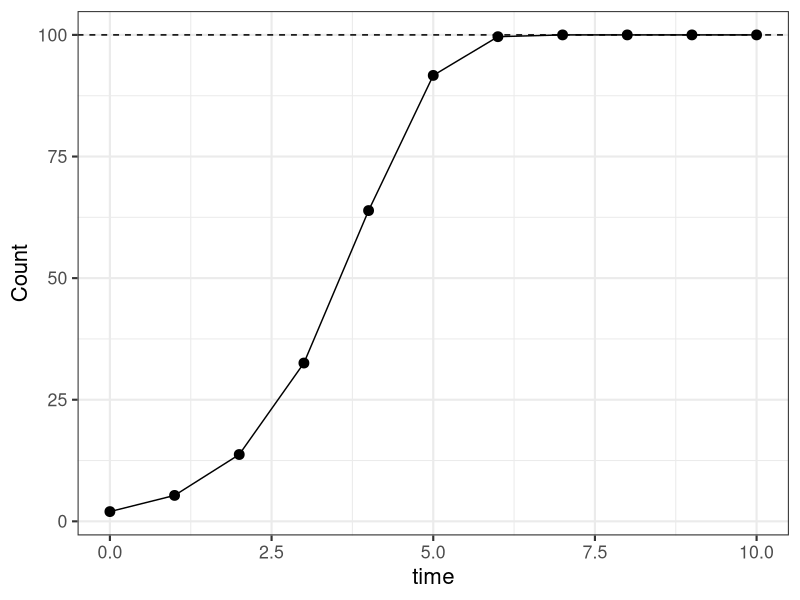
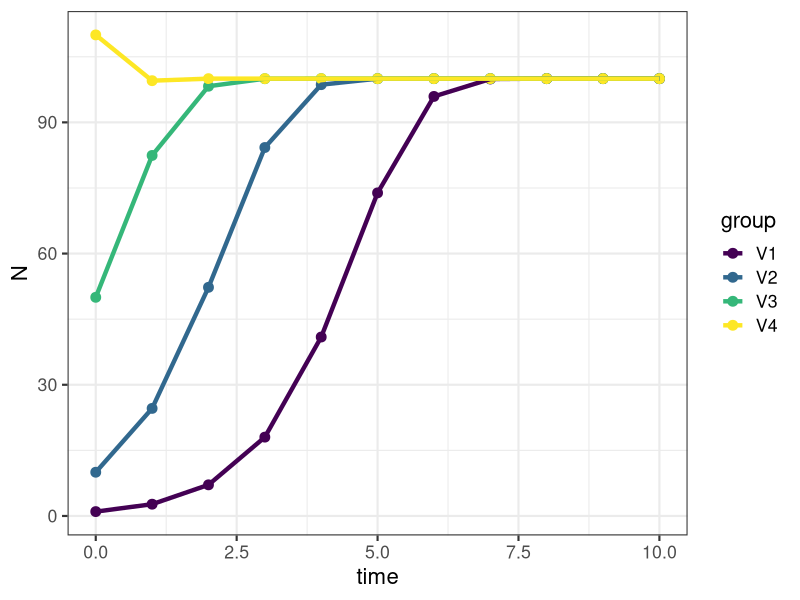
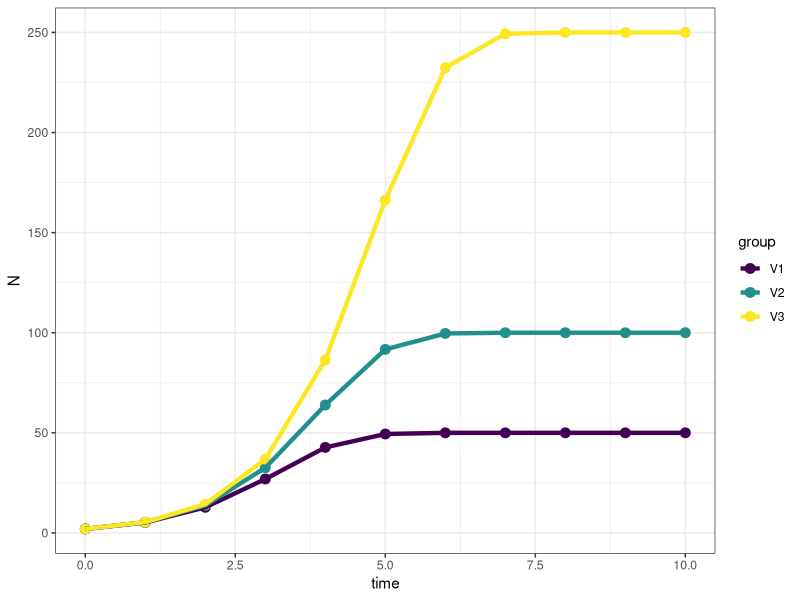
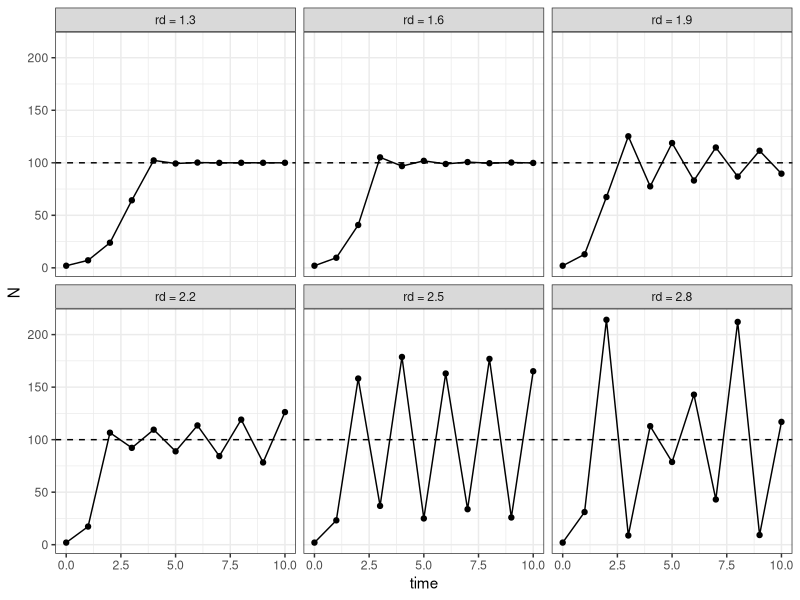
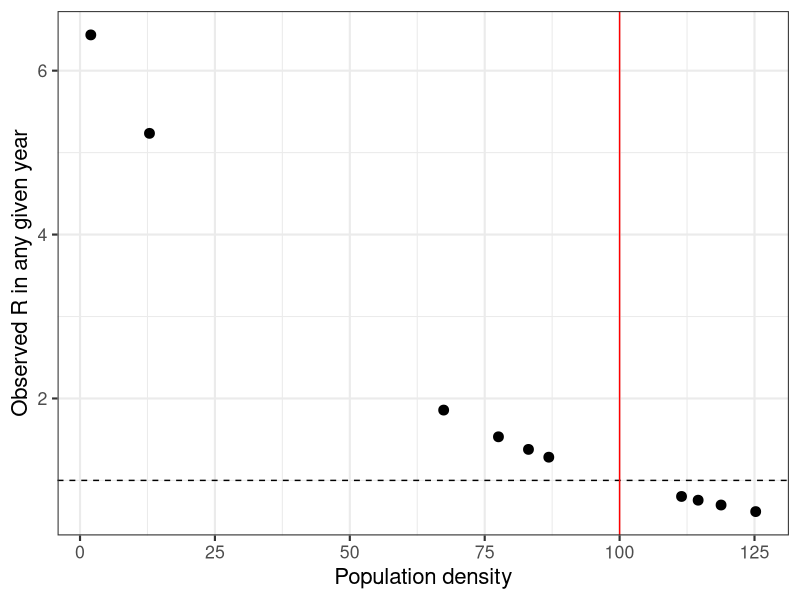
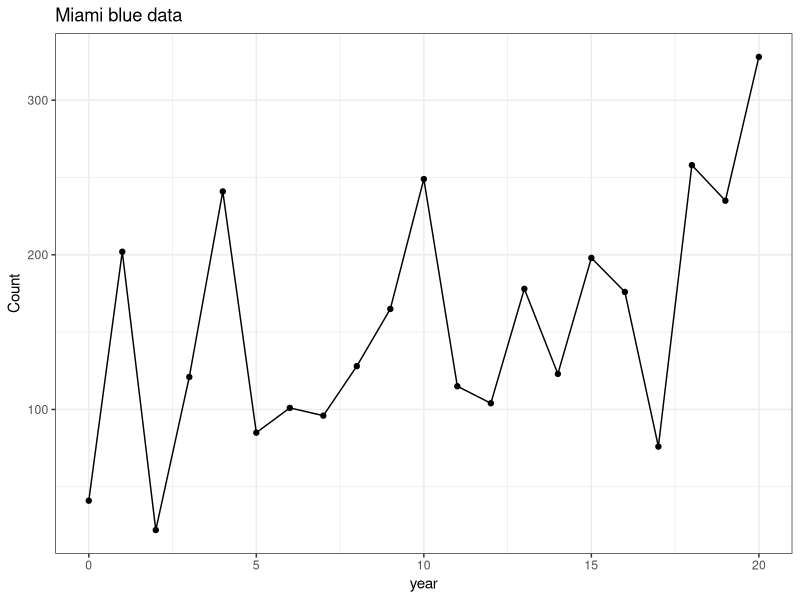
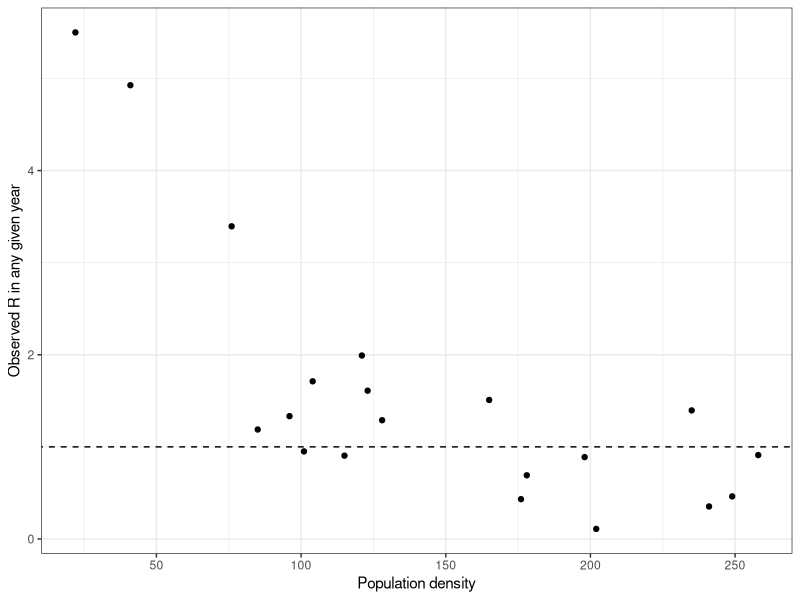
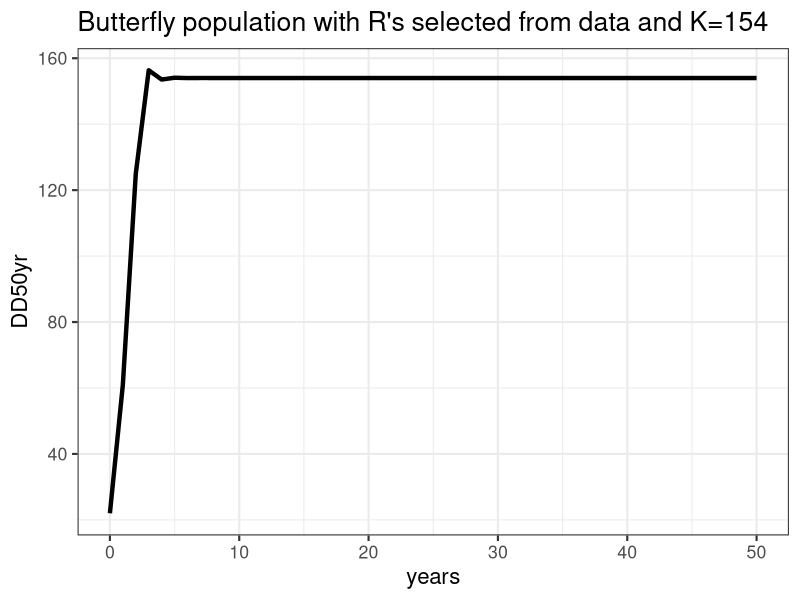

These charts were generated, in order, by the following R code:
## ---- chunk 1
#| warning: false
library(tidyverse)
library(viridis)
## ---- chunk 2
#| echo: true
#| warning: false
## lines 3-16 in associated R code
dlogistic <- function(K = 100, rd = 1, N0 = 2, t = 10) {
  N <- c(N0, numeric(t))
  for (i in 1:t) N[i + 1] <- {
    N[i] * exp(rd * (1 - N[i]/K))
    }
  return(N)
  }

Nts <- dlogistic()

t <- 10; k <- 100;

ggplot(data=NULL, aes(x=0:10, y=Nts)) + geom_point(size=3) + 
  geom_line() + geom_hline(yintercept=(k), lty=2) + labs(x="time",y="Count") + 
  theme_bw(base_size = 16)

## ---- chunk 3
#| echo: false
#| warning: false

N0s <- c(1, 10, 50, 110)
time <- 0:10
Ndat1 <- sapply(N0s, function(n) dlogistic(N0 = n)) %>% as.data.frame() %>% cbind(time) %>% pivot_longer(cols=1:4, names_to = 'group', values_to = 'N')

ggplot(data=Ndat1, aes(x=time, y=N, color=group)) + 
  geom_point(size=3) + 
  geom_line(linewidth = 1.5) + 
  scale_color_viridis(discrete = T)+   
  theme_bw(base_size = 16)

## ---- chunk 4
#| echo: false
#| warning: false

k.s <- c(50, 100, 250)
time <- 0:10
Ndat2 <- sapply(k.s, function(k) dlogistic(K = k, t = 10)) %>% as.data.frame() %>% cbind(time) %>%
  pivot_longer(cols=1:3, names_to = 'group', values_to = 'N')

ggplot(data=Ndat2, aes(x=time, y=N, color=group)) + 
  geom_point(size=3) + 
  geom_line(linewidth = 1.5) + 
  scale_color_viridis(discrete = T)+   
  theme_bw()

## ---- chunk 5
#| echo: false
#| warning: false

rd.v <- seq(1.3, 2.8, by = 0.3)
t <- 10
Ndat3 <- sapply(rd.v, function(r) dlogistic(rd = r, t = t)) %>% 
  as.data.frame() %>% cbind(time) %>% pivot_longer(cols=1:6, names_to = 'group', values_to = 'N')

label_names <- c(V1="rd = 1.3",V2="rd = 1.6",V3="rd = 1.9",V4="rd = 2.2",V5="rd = 2.5",V6="rd = 2.8")

ggplot(data=Ndat3, aes(x=time, y=N)) + geom_point() + geom_line() + theme_bw() + geom_hline(yintercept = 100, lty=2) + 
  facet_wrap(~group, labeller=labeller(group=label_names))

## ---- chunk 6
#| echo: false
#| warning: false

DD.V1 <- Ndat3 |> dplyr::filter(group=='V3')
DD.R <- DD.V1$N[2:11]/DD.V1$N[1:10]

ggplot(data=NULL, aes(x=DD.V1$N[1:10], y=DD.R)) + geom_point(size=3) + geom_hline(yintercept=1,lty=2)+geom_vline(xintercept = 100, color="red")+ 
  xlab("Population density") + ylab("Observed R in any given year") + theme_bw(base_size = 16)
## ---- chunk 7
## lines 59-75 in associated R code
year <- 0:20
set.seed(5)
Count <- abs(round(rnorm(21, (100*1.05^year), 70),0))
dat <- as.data.frame(cbind(year,Count))

ggplot(data=dat, aes(x=year, y=Count)) + geom_point() + geom_line() + theme_bw() + ggtitle("Miami blue data")

dat$obs.R <- NA

dat$obs.R[2:21] <- dat$Count[2:21]/dat$Count[1:20]
obs.R <- dat$Count[2:21]/dat$Count[1:20]

ggplot(data=NULL, aes(x=dat$Count[1:20], y=obs.R)) + geom_point() + geom_abline(intercept=1,slope=0,lty=2) + 
  xlab("Population density") + ylab("Observed R in any given year") + theme_bw()
## ---- chunk 8
## lines 78-92 in associated R code
years <- 0:50
set.seed(9)
simDD.Rs <- sample(x = obs.R, size = 50, replace = TRUE)

DD50yr <- numeric(length(years))
DD50yr[1] <- min(dat$Count) 

for (t in 1:50) DD50yr[t + 1] <- {
  DD50yr[t] * exp(simDD.Rs * (1 - DD50yr[t]/154))
}

ggplot(data=NULL, aes(x=years, y=DD50yr)) + geom_line(lwd=1.5)+ ggtitle("Butterfly population with R's selected from data and K=154") + 
  theme_bw(base_size = 16)
## ---- chunk 9
## lines 81-92 in associated R code
years <- 0:50
set.seed(12)

DD50yr <- numeric(length(years))
DD50yr[1] <- min(dat$Count) 

Ksim = rnorm(50,154,50) 

for (t in 1:50) {
  DD50yr[t + 1] <- 
    DD50yr[t] * exp(log(2) * (1 - DD50yr[t]/Ksim[t]))
}

ggplot(data=NULL, aes(x=years, y=DD50yr)) + geom_point() + geom_line() + theme_bw(base_size = 16)

## ---- chunk 10
simR <- NA
simR <- DD50yr[2:51]/DD50yr[1:50]

ggplot(data=NULL, aes(x=DD50yr[1:50], y=simR)) + geom_point() + geom_abline(intercept=1,slope=0)+ 
  xlab("Population density") + ylab("Observed R in any given year") + theme_bw()
## ---- chunk 11
## lines 106-118 in associated R code
PopSim1 <- function(N0, years = 50, sims = 1, Ks) {
  sim.K = matrix(sample(Ks, size = sims * years, replace = TRUE),
                 nrow = years, ncol = sims)
  output <- numeric(years + 1)
  output[1] <- N0
  outmat <- sapply(1:sims, function(i) {
    for (t in 1:years) output[t + 1] <- 
        round(output[t] * exp(log(2) * (1 - output[t]/sim.K[t,i])), 0)
    output
  })
  return(outmat)
}
## ---- chunk 12
## lines 121-125 in associated R code
simDD10 <- as.data.frame(PopSim1(N0 = 22, sims = 10, Ks=Ksim)) %>% mutate(year=0:50)  %>%  gather("sim","count",-year)

ggplot(simDD10, aes(x=year,y=count,color=sim))+geom_line() + theme_bw(base_size = 16)
## ---- chunk 13
simDDsummary <- simDD10 %>% filter(year==50) %>% select(count) 
year50_DD_quantiles <- quantile(simDDsummary$count, probs=c(.025,.975))

n_DD_extinct <- simDD10 %>% group_by(sim) %>% summarize(min_count=min(count)) %>% filter(min_count<22) %>% count() %>% as.data.frame()

n_DD_max <- simDD10 %>% summarize(max_count=max(count)) %>% as.data.frame()


year50_DD_quantiles
n_DD_extinct
n_DD_max
